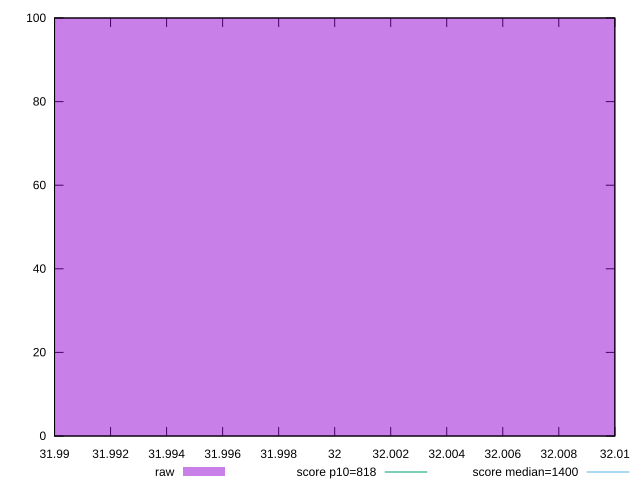

Write the gnuplot code that produced this figure.
reset

$raw <<EOF
32 100
EOF

set key outside below
set boxwidth 0.1
set xrange [31.99:32.01]
set yrange [0:100]
set trange [0:100]
set style fill transparent solid 0.5 noborder

set parametric
set terminal svg size 640, 490 enhanced background rgb 'white'
set output "reports/report_00033_2021-03-01T14-23-16.841Z/dom-size/samples/astro-inner/raw/histogram.svg"

plot $raw title "raw" with boxes, \
     818,t title "score p10=818", \
     1400,t title "score median=1400"

reset
